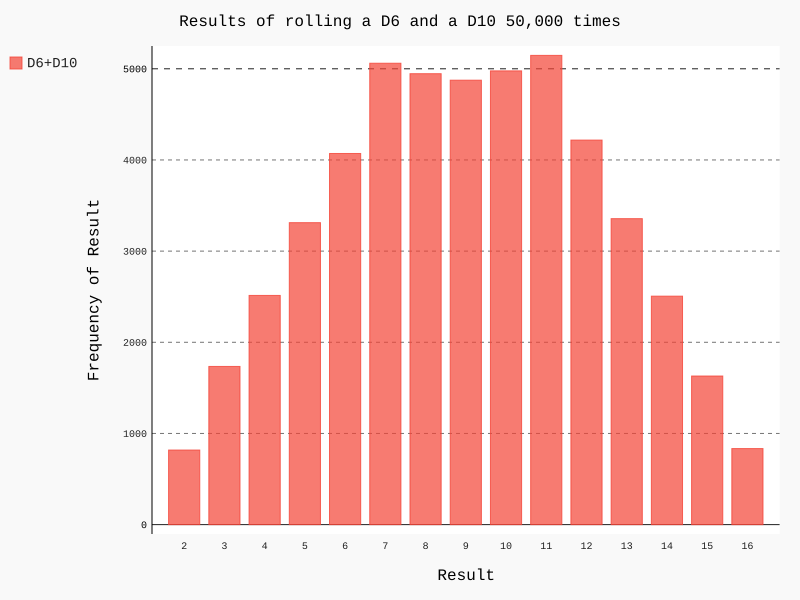

Write the Python code that produced this figure.
# -*- coding: utf-8 -*-
"""
Created on Thu Feb  6 17:37:40 2020

@author: 23820
"""

#different_dice.py
import pygal
from die import Die

#创建一个D6和一个D10
die_1 = Die()
die_2 = Die(10)

#掷几次骰子，并将结果存储在一个列表中
results = []
for roll_num in range(50000):
    result = die_1.roll()+die_2.roll()
    results.append(result)
    
# print(results)
#分析结果
frequencies = []
max_result = die_1.num_sides + die_2.num_sides
for value in range(2, max_result+1):
    frequency = results.count(value)
    frequencies.append(frequency)
    
# print(frequencies)

#对数据进行可视化
hist = pygal.Bar()

hist.title = "Results of rolling a D6 and a D10 50,000 times"
hist.x_labels = [ str(i) for i in range(2, max_result+1)]
hist.x_title = "Result"
hist.y_title = "Frequency of Result"

hist.add('D6+D10', frequencies)
hist.render_to_file('different_dice.svg')
